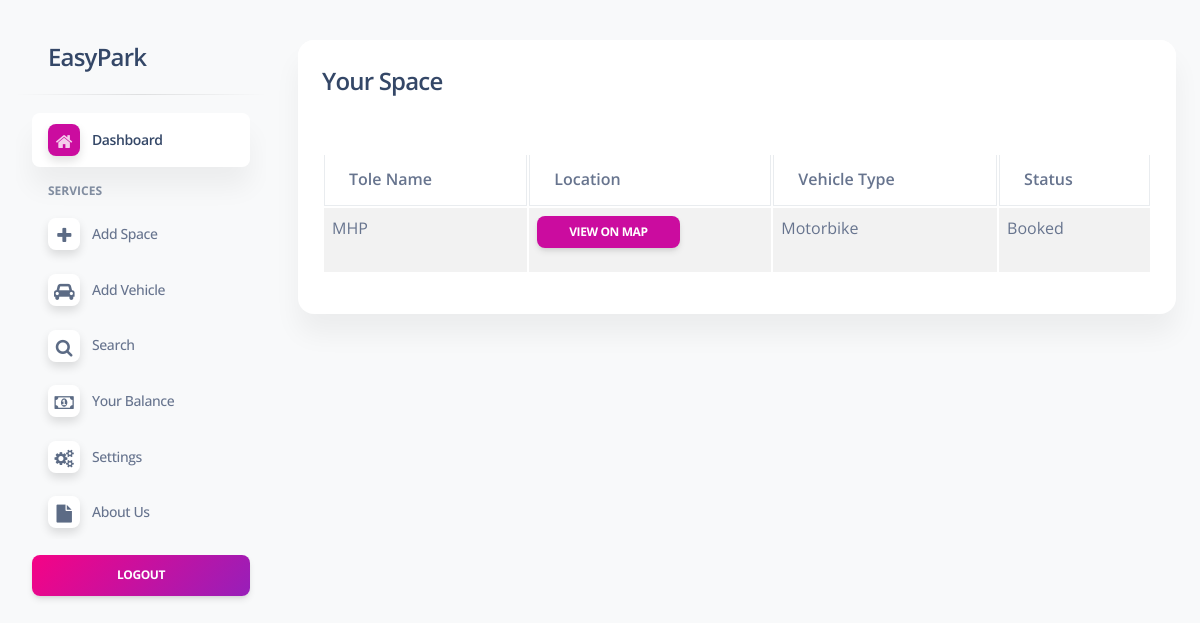
The page /user/myspace.php (signed in) on the database its author committed.
### tables this page shows
CREATE TABLE `space` (
  `space_id` int(3) NOT NULL,
  `user_id` int(11) DEFAULT NULL,
  `lat` varchar(12) DEFAULT NULL,
  `lng` varchar(12) DEFAULT NULL,
  `vehicletype` varchar(20) DEFAULT NULL,
  `location` varchar(50) DEFAULT NULL,
  `status` enum('1','0') NOT NULL DEFAULT '0'
);

### user/myspace.php (the view, shortened to what this page needs)
<?php
include('include/header.php');
?>
<div class="row">
    <div class="col-md-12">
        <div class="card mt-3">
            <div class="card-header">
                <h4>Your Space</h4>
            </div>
            <div class="card-body">
                <?php
                $query = "SELECT * FROM space WHERE user_id = ?";
                $stmt = $conn->prepare($query);
                $stmt->bind_param("i", $_SESSION['id']);
                $stmt->execute();
                $result = $stmt->get_result();
                if ($result->num_rows > 0) {
                    echo '<table class="table table-bordered table-striped">';
                    echo '<thead><tr>
                            <th>Tole Name</th>
                            <th>Location</th>
                            <th>Vehicle Type</th>
                            <th>Status</th>
                          </tr></thead><tbody>';
                    while ($row = $result->fetch_assoc()) {
                        $lat = htmlspecialchars($row['lat']);
                        $lng = htmlspecialchars($row['lng']);
                        $location = htmlspecialchars($row['location']);
                        $vehicle_type = htmlspecialchars($row['vehicletype']);
                        $status = $row['status'];
                        $BookingStatus = ($status == '1') ? 'Booked' : 'Unbooked';
                        echo "<tr>
                                <td>{$location}</td>
                                <td>
                                    <a href='https://www.google.com/maps/search/?api=1&query={$lat},{$lng}' target='_blank' class='btn btn-primary btn-sm'>View on Map</a>
                                </td>
                                <td>{$vehicle_type}</td>
                                <td>{$BookingStatus}</td>
                              </tr>";
                    }
                    echo '</tbody></table>';
                } else {
                    echo '<div class="alert alert-warning">You have not listed any space.</div>';
                }
                ?>
            </div>
        </div>
    </div>
</div>
<?php include('include/footer.php'); ?>

### rows shown on the page
space: location "MHP", vehicletype "Motorbike", status "Booked"
